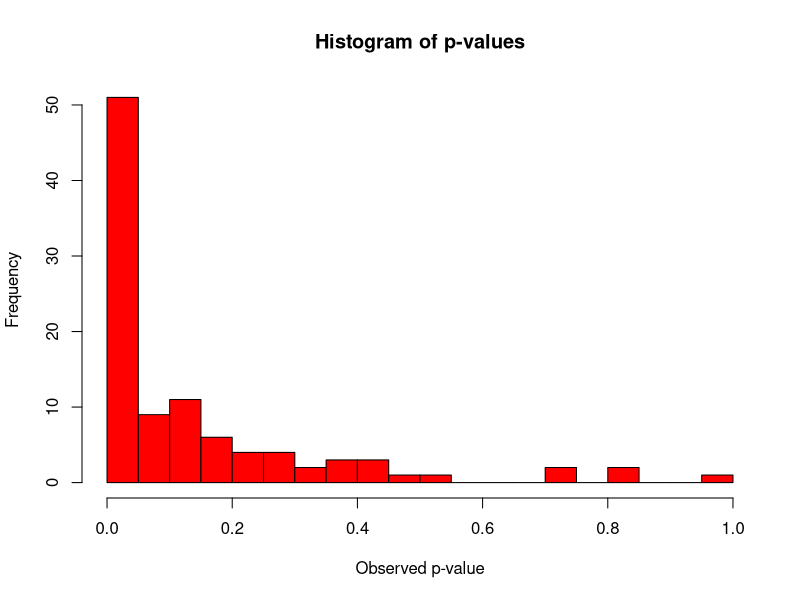

Here is the R script that generated this plot:
#to get emoticons for each test, set wait to 1 and showfaces to 1. 
#When running large number of simulations, se wait to 0 and showfaces to 0.
options(scipen=20) #disable scientific notation for numbers
waitx<-0.5 #To see a small wait between individual trials, set a wait time to e.g., 0.5 
showfaces<-1 #Set to 0 if you do not want the faces, set to 1 if you want to see the faces

nSims <- 100 #number of simulated experiments (for large numbers, set wait to 0 and showfaces to 0)
n<-50 #sample size in each group -->50 default

#set up some variables
p<-numeric(nSims) 

for(i in 1:nSims){ #for each simulated experiment
  x<-rnorm(n = n, mean = 100, sd = 15) #produce N simulated participants
  y<-rnorm(n = n, mean = 106, sd = 15) #produce N simulated participants
  z<-t.test(x,y) #perform the t-test
  p[i]<-z$p.value #get the p-value and store it
  if(z$p.value < 0.001  & showfaces==1){cat(":D     p =",z$p.value,"\n\n")}  
  if(0.001 <= z$p.value & z$p.value < 0.01  & showfaces==1){cat(":)     p =",z$p.value,"\n\n")}
  if(0.01 <= z$p.value & z$p.value < 0.05  & showfaces==1){cat("(^.^)  p =",z$p.value,"\n\n")}
  if(0.05 <= z$p.value & z$p.value < 0.10  & showfaces==1){cat("(._.)  p =",z$p.value,"\n\n")}
  if(z$p.value>0.10  & showfaces==1){cat(":(     p =",z$p.value,"\n\n")}
  Sys.sleep(waitx)
}

#now plot histograms of p-values, t-values, d, observed power
hist(p, main="Histogram of p-values", xlab=("Observed p-value"),col='red', breaks = 20)

#? Daniel Lakens, 2016. 
# This work is licensed under a Creative Commons Attribution-NonCommercial-ShareAlike 4.0
# International License. https://creativecommons.org/licenses/by-nc-sa/4.0/
# Q4
# >power.t.test(delta=0.2,sig.level = 0.05,power=0.95,sd=1,type='two.sample',alternative = 'two.sided')$n
# ans -----> 651

# Q5
# >power.t.test(delta=0.7,sig.level = 0.05,power=0.9,sd=1,type='two.sample',alternative = 'two.sided')$n
# ans -----> 44

# Q6
# d <- 0.7*(1-3/(4*42-9))
# >power.t.test(delta=d,sig.level = 0.05,power=0.9,sd=1,type='two.sample',alternative = 'two.sided')$n

# Q7
# >power.t.test(delta=0.37,sig.level = 0.05,power=0.9,sd=1,type='two.sample',alternative = 'two.sided')$n

# Q8 omega^2 = (F-1)/(F + (dferror+1)/dfeffect)
# >22.89/(23.89 + 133/2)

#Q9 
#>library(pwr)
# > pwr.f2.test(u=2,v=132,f2 = 0.577,power=0.9)